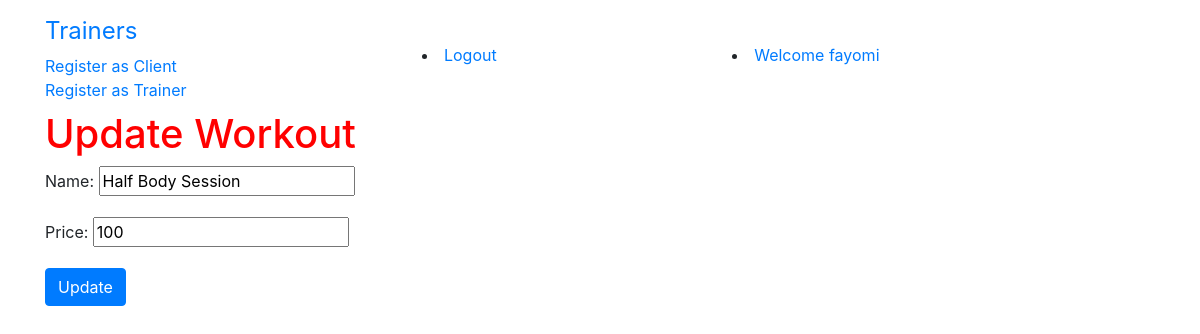
The app's page /update/8/ (signed in), older data.
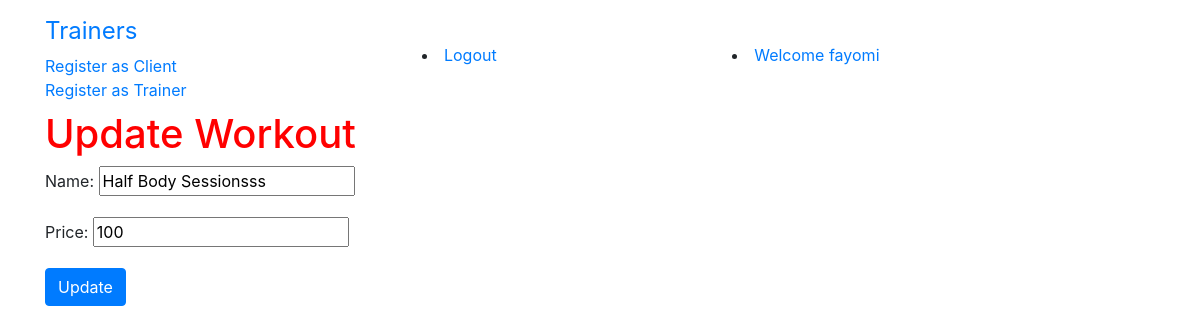
The same page, newer data.
### gym/models.py (models this page shows, shortened)
class Workout(models.Model):
    trainer = models.ForeignKey(TrainerProfile,on_delete=models.CASCADE ,related_name='workouts')
    name = models.CharField(max_length=200,null=True)
    price = models.IntegerField()

### gym/views.py (the view)
# urls.py: path('update/<pk>/',views.WorkoutUpdateView.as_view(),name='workout_update'),
class WorkoutUpdateView(LoginRequiredMixin,UpdateView):
    model = Workout
    fields = ('name','price')

### gym/templates/gym/workout_form.html (shortened to what this page needs)
{% extends 'base.html'%}
{% block content %}
{% if not form.instance.pk %}
<h1>Add A Workout</h1>
<form method="post">
  {% csrf_token %}
  {{ form.as_p }}
  <input type="submit" class="btn btn-primary" name="" value="Add">
</form>
{% else %}
<h1>Update Workout</h1>
<form method="post">
  {{ form.as_p }}
  <input type="submit" class="btn btn-primary" name="" value="Update">
</form>
{% endif %}
{% endblock %}

Row changes from the older to the newer data that the page shows:
changed Workout: name "Half Body Session" → "Half Body Sessionsss"
